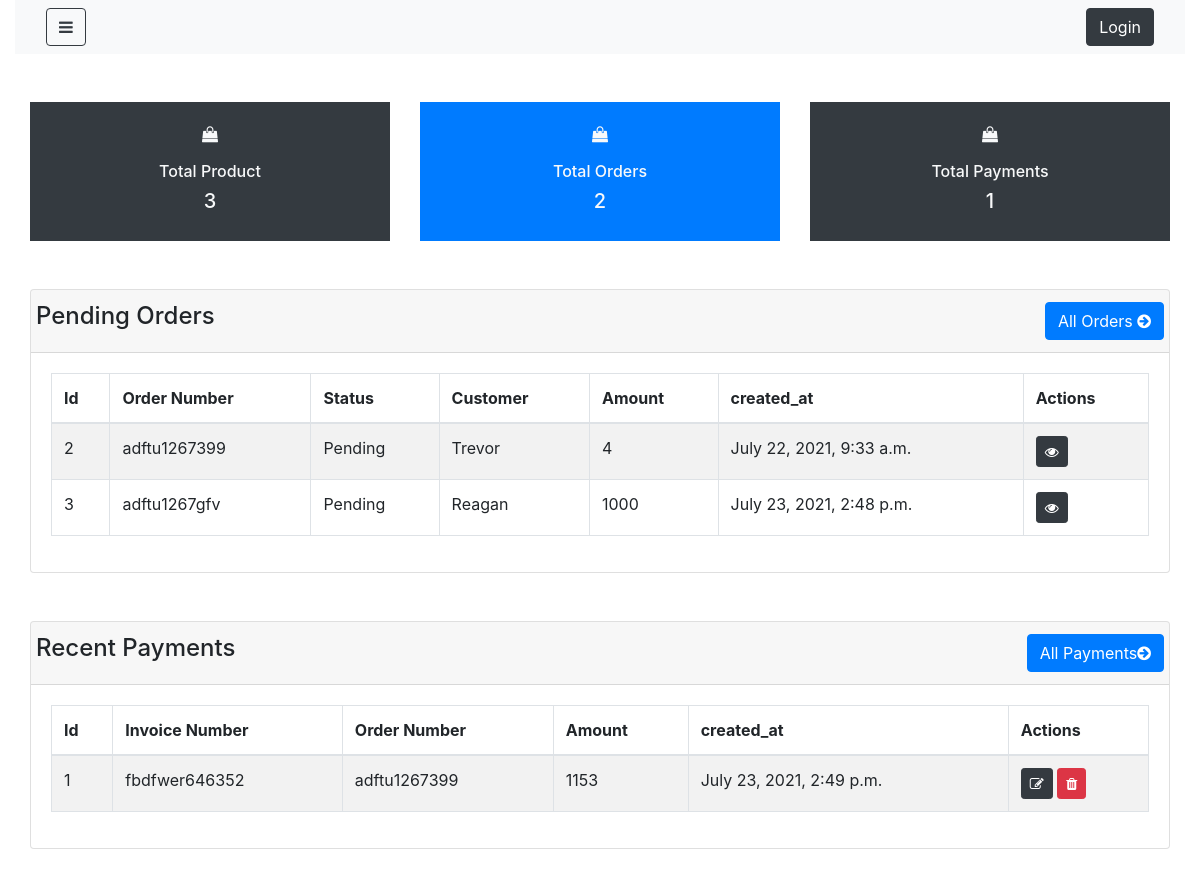
Page /dashboard/ on the earlier database version.
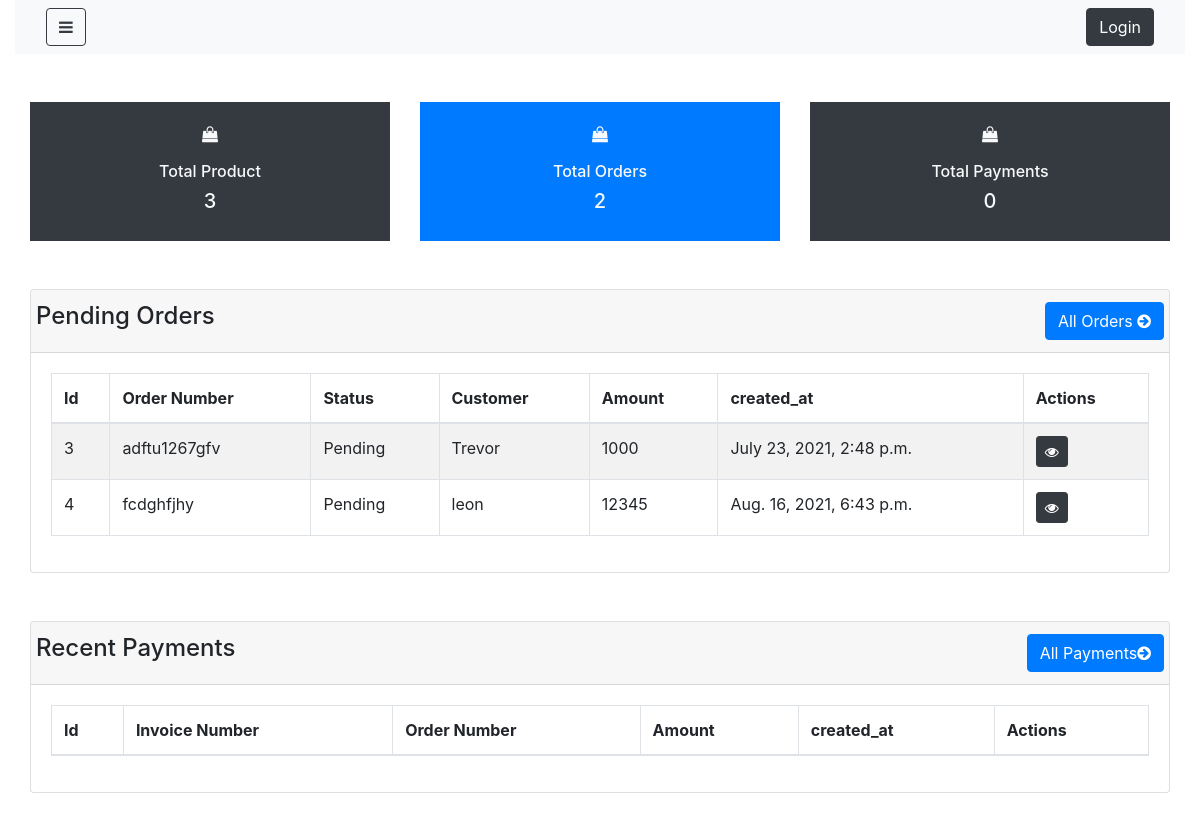
Same page on the later database version.
### shop/models.py (models this page shows, shortened)
class Order(models.Model):
    total=models.IntegerField(null= False, blank= True)
    status=models.CharField(max_length=100, null=False, blank=False, default="Pending")
    shipping_cost=models.IntegerField(null= True, blank= True)
    order_number=models.CharField(max_length=100, null=False, blank=False)
    customer_id=models.ForeignKey('customer',on_delete=models.CASCADE,blank=True,null=True)
    created_at=models.DateTimeField(auto_now_add=True)
    updated_at= models.DateTimeField(auto_now_add=True)
    def __str__(self):
        return self.order_number

class Customer(models.Model):
    name=models.CharField(max_length=100, null=False, blank=False)
    phone_number=models.IntegerField(null= True, blank= True)
    email=models.CharField(max_length=100, null=False, blank=False)
    password=models.CharField(max_length=100, null=False, blank=False)
    created_at=models.DateTimeField(auto_now_add=True)
    updated_at= models.DateTimeField(auto_now_add=True)
    def __str__(self):
        return self.name

class Payment(models.Model):
    order_id= models.ForeignKey('order',on_delete=models.CASCADE,blank=True,null=True)
    amount=models.IntegerField(null= True, blank= True)
    description=models.TextField(null=True, blank=True)
    invoice_number=models.CharField(max_length=100, null=False, blank=True)
    created_at=models.DateTimeField(auto_now_add=True)
    updated_at= models.DateTimeField(auto_now_add=True)

### shop/views.py (the view)
# urls.py: path('dashboard/',views.adminDashboard,name="dashboard"),
def adminDashboard(request):
    context = {}
    context['product_count'] =  Product.objects.all().count()
    context['order_count'] =  Order.objects.all().count()
    context['payment_count'] =  Payment.objects.all().count()
    context['payments'] =  Payment.objects.all()[:10]
    context['pending_orders'] =  Order.objects.filter(status ="Pending")
    return render(request, 'shop/admin/dashboard.html', context)

### shop/templates/shop/admin/dashboard.html
{% extends 'shop/admin/layouts/admin_master.html' %}
{% block content %}
<div class="container-fluid">
    <div class="row justify-content-center my-5">
        <div class="col-lg-4 col-md-4 col-md-12">
            <div clas="card bg-secondary">
                <div class="card-body bg-dark text-light text-center">
                    <P><i class="fa fa-shopping-bag"></i></P>
                    <h6>Total Product</h6>
                    <h5>{{product_count}}</h5>
                </div>
            </div>
        </div>
        <div class="col-lg-4 col-md-4 col-md-12">
            <div clas="card bg-secondary">
                <div class="card-body bg-primary text-light text-center">
                    <P><i class="fa fa-shopping-bag"></i></P>
                    <h6>Total Orders</h6>
                    <h5>{{order_count}}</h5>
                </div>
            </div>
        </div>
        <div class="col-lg-4 col-md-4 col-md-12">
            <div clas="card bg-dark">
                <div class="card-body bg-dark text-light text-center">
                    <P><i class="fa fa-shopping-bag"></i></P>
                    <h6>Total Payments</h6>
                    <h5>{{payment_count}}</h5>
                </div>
            </div>
        </div>
    </div>
    <div class="row justify-content-center">
        <div class="col-lg-12 col-md-12 col-sm-12">
            <div class="card">
                <div class="card-header">
                    <div class="row">
                        <h4>Pending Orders</h4>
                        <a href="{% url 'Order' %}" class="btn btn-primary ml-auto">
                            All Orders <i class="fa fa-arrow-circle-right"></i>
                        </a>
                    </div>
                </div>
                <div class="card-body">
                    <table class="table table-hover table-bordered table-striped">
                        <thead>
                            <tr>
                                <th>Id</th>
                                <th>Order Number</th>
                                <th>Status</th>
                                <th>Customer</th>
                                <th>Amount</th>
                                <th>created_at</th>
                                <th>Actions</th>
                            </tr>
                        </thead>
                        <tbody>
                            {% for order in pending_orders %}
                            <tr>
                                <td>{{order.id}}</td>
                                <td>{{order.order_number}}</td>
                                <td>{{order.status}}</td>
                                <td>{{order.customer_id}}</td>
                                <td>{{order.total}}</td>
                                <td>{{order.created_at}}</td>
                                <td>
                                    <a href="#" class="btn btn-dark btn-sm">
                                        <i class="fa fa-eye"></i>
                                    </a>
                                </td>
                            </tr>
                            {% endfor %}
                        </tbody>
                    </table>
                </div>
            </div>
        </div>
    </div>
    <div class="row justify-content-center my-5">
        <div class="col-lg-12 col-md-12 col-sm-12">
            <div class="card">
                <div class="card-header">
                    <div class="row">
                        <h4>Recent Payments</h4>
                        <a href="{% url 'payments' %}" class="btn btn-primary ml-auto">
                            All Payments<i class="fa fa-arrow-circle-right"></i>
                        </a>
                    </div>
                </div>
                <div class="card-body">
                    <table class="table table-hover table-bordered table-striped">
                        <thead>
                            <tr>
                                <th>Id</th>
                                <th>Invoice Number</th>
                                <th>Order Number</th>
                                <th>Amount</th>
                                <th>created_at</th>
                                <th>Actions</th>
                            </tr>
                        </thead>
                        <tbody>
                            {% for payment in payments %}
                            <tr>
                                <td>{{payment.id}}</td>
                                <td>{{payment.invoice_number}}</td>
                                <td>{{payment.order_id}}</td>
                                <td>{{payment.amount}}</td>
                                <td>{{payment.created_at}}</td>
                                <td>
                                    <a href="#" class="btn btn-dark btn-sm">
                                        <i class="fa fa-edit"></i>
                                    </a>
                                    <a href="#" class="btn btn-danger btn-sm">
                                        <i class="fa fa-trash"></i>
                                    </a>
                                </td>
                            </tr>
                            {% endfor %}
                        </tbody>
                    </table>
                </div>
            </div>
        </div>
    </div>
</div>
{% endblock %}

### shop/templates/shop/admin/layouts/admin_master.html (shortened to what this page needs)
<!DOCTYPE html>
{% load static %}
<html>
<head>
  <link rel="stylesheet" href="https://stackpath.bootstrapcdn.com/bootstrap/4.1.3/css/bootstrap.min.css"></head>
  <link rel="stylesheet" href="https://cdnjs.cloudflare.com/ajax/libs/font-awesome/4.7.0/css/font-awesome.min.css">
  <link rel="stylesheet" type="text/css" href="{% static 'style.css' %}">
</head>
<body>
  <div class="wrapper">
    <div id="content" class="container-fluid">
      {% include 'shop/admin/layouts/admin_nav.html' %}
      {% block content%}
      {% endblock content %}
    </div>
</div>
</body>
</html>

### shop/templates/shop/admin/layouts/admin_nav.html
<nav class="navbar navbar-expand-lg navbar-light bg-light">
    <div class="container-fluid">
        <button type="button" id="sidebarCollapse" class="btn btn-outline-dark">
            <i class="fa fa-bars"></i>
        </button>
        <div class="collapse navbar-collapse" id="navbarNav">
            <ul class="navbar-nav ml-auto">
                {% if user.is_authenticated %}
                    <li class="nav-item"><span class="btn btn-outline-dark border-0 mx-2"> Welcome {{ user.get_username }}</span></li>
                    <li><a class="btn btn-dark" href="{% url 'logout' %}?next={{request.path}}">Logout</a></li>
                {% else %}
                    <li class="nav-item"><a class="btn btn-dark" href="{% url 'login' %}?next={{request.path}}">Login</a></li>
                {% endif %}
            </ul>
        </div>
    </div>
</nav>

### ecommerce/static/style.css (style rules this page uses)
.wrapper { display: flex; width: 100%; align-items: stretch; }
a, a:hover, a:focus { color: inherit; text-decoration: none; transition: all 0.3s; }

Differences in the rows shown:
removed Order: id "2", order_number "adftu1267399", status "Pending", customer_id "Trevor", total "4", created_at "July 22, 2021, 9:33 a.m."
removed Payment: id "1", invoice_number "fbdfwer646352", order_id "adftu1267399", amount "1153", created_at "July 23, 2021, 2:49 p.m."
changed Order "adftu1267gfv": customer_id "Reagan" → "Trevor"
added Order: id "4", order_number "fcdghfjhy", status "Pending", customer_id "leon", total "12345", created_at "Aug. 16, 2021, 6:43 p.m."
Other differences:
{{ payment_count }}: "1" → "0"
